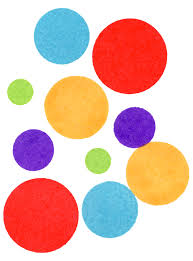
#> input picture Assignment-2/input.png, 193 x 261 px
$ jupyter execute 3.ipynb
#> lines starting #> are read from the running program, lines starting #| are printed output that depends on the picture; after the words box and inside, x2 and y2 are one past the last pixel; in counts of white or black regions, pixels touching at a corner belong together
[cell 1]
import cv2
import numpy as np
from matplotlib import pyplot as plt
from copy import deepcopy

from pylab import rcParams
rcParams['figure.figsize'] = 30, 15

[cell 2]
def canny_edge_detection(input):

    input = input.astype('uint8')

    # Using OTSU thresholding - bimodal image
    otsu_threshold_val, ret_matrix = cv2.threshold(input,0,255,cv2.THRESH_BINARY+cv2.THRESH_OTSU)

    lower_threshold = otsu_threshold_val * 0.4
    upper_threshold = otsu_threshold_val * 1.3
#     print(lower_threshold,upper_threshold)
    edges = cv2.Canny(input, lower_threshold, upper_threshold)
    return edges

[cell 3]
def HoughCircles(input_img,radius):

    rows = input_img.shape[0]
    cols = input_img.shape[1]
    circles = []

    # initializing the angles to be computed
    sinang = dict()
    cosang = dict()

    # initializing the angles
    for angle in range(0,360):
        sinang[angle] = np.sin(angle * np.pi/180)
        cosang[angle] = np.cos(angle * np.pi/180)

    # Initial threshold value
    threshold = 150

    #Initializing an empty 2D array with zeroes
    acc_cells = np.full((rows,cols),fill_value=0,dtype=np.uint64)

    # Iterating through the original image
    for x in range(rows):
        for y in range(cols):
            if input_img[x][y] == 255: # edge
                # increment in the accumulator cells
                for angle in range(0,360):
                    b = y - round(radius * sinang[angle])
                    a = x - round(radius * cosang[angle])
                    if a >= 0 and a < rows and b >= 0 and b < cols:
                        acc_cells[int(a)][int(b)] += 1

    acc_cell_max = np.amax(acc_cells)
#     plt.imshow(acc_cells)
    bcc_cells = deepcopy(acc_cells)


    if(acc_cell_max > threshold):
        # Remove below threshold
        acc_cells[acc_cells < threshold] = 0

        for i in range(rows):
            for j in range(cols):
                if(i > 0 and j > 0 and i < rows-1 and j < cols-1 and acc_cells[i][j] >= threshold):
                    # averaging near neighbouring cells
                    avg_sum = np.float32((acc_cells[i][j]+acc_cells[i-1][j]+acc_cells[i+1][j]+acc_cells[i][j-1]+acc_cells[i][j+1]+acc_cells[i-1][j-1]+acc_cells[i-1][j+1]+acc_cells[i+1][j-1]+acc_cells[i+1][j+1])/9)
                    if(avg_sum >= 33):
                        circles.append((i,j,radius))
                        acc_cells[i:i+5,j:j+7] = 0

    return circles,bcc_cells

[cell 4]
img_path = 'input.png'
orig_img = cv2.imread(img_path)
#> orig_img is the input picture: shape (261, 193, 3); mean B, G, R 182.3, 190.2, 228.1

# Reading the input image and converting to gray scale
input_org = cv2.imread(img_path,cv2.IMREAD_GRAYSCALE)
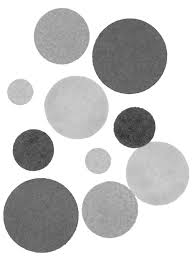
#> input_org: shape (261, 193); min 43, max 255, mean 201
input_img = deepcopy(input_org)

# Denoise
smoothed_img = cv2.fastNlMeansDenoising(input_org, None, 9, 13)

# Detect Edges using Canny Edge Detector
edged_image = canny_edge_detection(smoothed_img)
#> in canny_edge_detection, `otsu_threshold_val, ret_matrix = cv2.threshold(input,0,255,cv2.THRESH_..`:
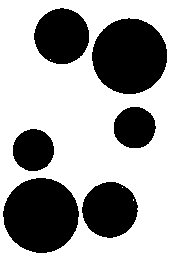
#> ret_matrix: shape (261, 193); 67.5% white; 6 black regions, box (x1, y1, x2, y2) and area: (92, 18, 167, 94) 4445, (3, 178, 79, 253) 4425, (82, 182, 138, 238) 2403, (34, 8, 89, 64) 2392, (114, 107, 156, 148) 1363, (13, 129, 54, 171) 1360
#> in canny_edge_detection, `otsu_threshold_val, ret_matrix = cv2.threshold(input,0,255,cv2.THRESH_..`: otsu_threshold_val = 179
#> in canny_edge_detection, `lower_threshold = otsu_threshold_val * 0.4`: lower_threshold = 71.6
#> in canny_edge_detection, `upper_threshold = otsu_threshold_val * 1.3`: upper_threshold = 232.7
#> in canny_edge_detection, `edges = cv2.Canny(input, lower_threshold, upper_threshold)`: edges: shape (261, 193); 3.7% white in thin lines or dots

[cell 5]
circles, activation = HoughCircles(edged_image,13)
#> after the loop in HoughCircles, `for i in range(rows):`: acc_cells: shape (261, 193) uint64; every value is 0
#> circles = [(91, 19, 13), (160, 97, 13)]

# Print the output
for vertex in circles:
    cv2.circle(orig_img,(vertex[1],vertex[0]),vertex[2],(0,0,0),1)
    cv2.rectangle(orig_img,(vertex[1]-2,vertex[0]-2),(vertex[1]-2,vertex[0]-2),(0,0,255),3)
#> this loop made 2 passes

fig, (ax1, ax2) = plt.subplots(1,2)
fig.suptitle('Hough Circle, r = 13px', fontsize=40)
ax1.set_title('Detected Image', fontsize=30)
im1 = ax1.imshow(orig_img)
ax2.set_title('Activation Map', fontsize=30)
im2 = ax2.imshow(activation)
plt.show()
#> figure, not shown here; B, G, R data is drawn as R, G, B

[cell 6]
circles, activation = HoughCircles(edged_image,20)
#> after the loop in HoughCircles (call 2), `for i in range(rows):`: acc_cells: shape (261, 193) uint64; values 0 (black) and 154 (white), 0% white in thin lines or dots, all inside (x1, y1, x2, y2) = (32, 150, 33, 151)
#> circles = [(127, 133, 20), (149, 33, 20)]

# Print the output
for vertex in circles:
    cv2.circle(orig_img,(vertex[1],vertex[0]),vertex[2],(0,0,0),1)
    cv2.rectangle(orig_img,(vertex[1]-2,vertex[0]-2),(vertex[1]-2,vertex[0]-2),(0,0,255),3)
#> this loop made 2 passes
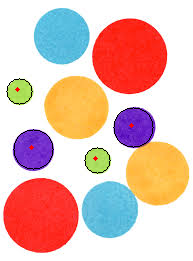
#> orig_img: shape (261, 193, 3); mean B, G, R 180.9, 189.2, 227.2

fig, (ax1, ax2) = plt.subplots(1,2)
fig.suptitle('Hough Circle, r = 20px', fontsize=40)
ax1.set_title('Detected Image', fontsize=30)
im1 = ax1.imshow(orig_img)
ax2.set_title('Activation Map', fontsize=30)
im2 = ax2.imshow(activation)
plt.show()
#> figure, not shown here; B, G, R data is drawn as R, G, B

[cell 7]
circles, activation = HoughCircles(edged_image,28)
#> call 3 of HoughCircles, with radius = 28
#> after the loop in HoughCircles (call 3), `for x in range(rows):`:
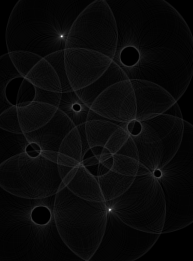
#> acc_cells: shape (261, 193) uint64; min 0, max 302, mean 12.1; drawn with min black and max white
#> circles = [(35, 61, 28), (209, 109, 28)]

# Print the output
for vertex in circles:
    cv2.circle(orig_img,(vertex[1],vertex[0]),vertex[2],(0,0,0),1)
    cv2.rectangle(orig_img,(vertex[1]-2,vertex[0]-2),(vertex[1]-2,vertex[0]-2),(0,0,255),3)
#> this loop made 2 passes
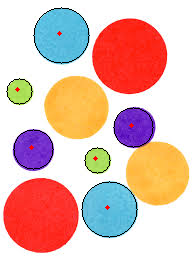
#> orig_img: shape (261, 193, 3); 0.67% of pixels changed, all inside (x1, y1, x2, y2) = (33, 7, 138, 238)

fig, (ax1, ax2) = plt.subplots(1,2)
fig.suptitle('Hough Circle, r = 28px', fontsize=40)
ax1.set_title('Detected Image', fontsize=30)
im1 = ax1.imshow(orig_img)
ax2.set_title('Activation Map', fontsize=30)
im2 = ax2.imshow(activation)
plt.show()
#> figure, not shown here; B, G, R data is drawn as R, G, B

[cell 8]
circles, activation = HoughCircles(edged_image,32)
#> call 4 of HoughCircles, with radius = 32
#> after the loop in HoughCircles (call 4), `for x in range(rows):`:
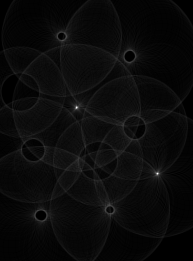
#> acc_cells: shape (261, 193) uint64; min 0, max 272, mean 11.8; drawn with min black and max white
#> circles = [(106, 76, 32), (173, 156, 32)]

# Print the output
for vertex in circles:
    cv2.circle(orig_img,(vertex[1],vertex[0]),vertex[2],(0,0,0),1)
    cv2.rectangle(orig_img,(vertex[1]-2,vertex[0]-2),(vertex[1]-2,vertex[0]-2),(0,0,255),3)
#> this loop made 2 passes
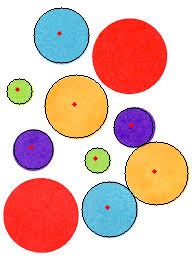
#> orig_img: shape (261, 193, 3); 0.75% of pixels changed, all inside (x1, y1, x2, y2) = (44, 74, 189, 206)

fig, (ax1, ax2) = plt.subplots(1,2)
fig.suptitle('Hough Circle, r = 32px', fontsize=40)
ax1.set_title('Detected Image', fontsize=30)
im1 = ax1.imshow(orig_img)
ax2.set_title('Activation Map', fontsize=30)
im2 = ax2.imshow(activation)
plt.show()
#> figure, not shown here; B, G, R data is drawn as R, G, B

[cell 9]
circles, activation = HoughCircles(edged_image,38)
#> after the loop in HoughCircles (call 5), `for x in range(rows):`:
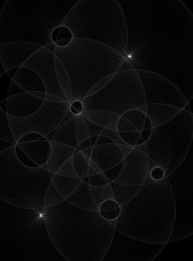
#> acc_cells: shape (261, 193) uint64; min 0, max 239, mean 11.4
#> circles = [(55, 129, 38), (214, 40, 38)]

# Print the output
for vertex in circles:
    cv2.circle(orig_img,(vertex[1],vertex[0]),vertex[2],(0,0,0),1)
    cv2.rectangle(orig_img,(vertex[1]-2,vertex[0]-2),(vertex[1]-2,vertex[0]-2),(0,0,255),3)
#> this loop made 2 passes
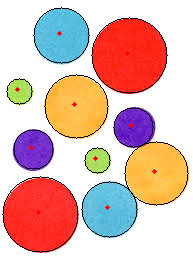
#> orig_img: shape (261, 193, 3); 0.89% of pixels changed, all inside (x1, y1, x2, y2) = (2, 17, 168, 253)

fig, (ax1, ax2) = plt.subplots(1,2)
fig.suptitle('Hough Circle, r = 38px', fontsize=40)
ax1.set_title('Detected Image', fontsize=30)
im1 = ax1.imshow(orig_img)
ax2.set_title('Activation Map', fontsize=30)
im2 = ax2.imshow(activation)
plt.show()
#> figure, not shown here; B, G, R data is drawn as R, G, B

[cell 10]
circles, activation = HoughCircles(edged_image,50)
#> after the loop in HoughCircles (call 6), `for x in range(rows):`:
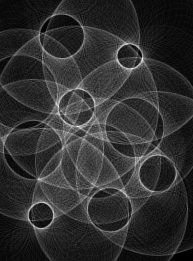
#> acc_cells: shape (261, 193) uint64; min 0, max 56, mean 10.7; drawn with min black and max white
#> circles = []

# Print the output
for vertex in circles:
    cv2.circle(orig_img,(vertex[1],vertex[0]),vertex[2],(0,0,0),1)
    cv2.rectangle(orig_img,(vertex[1]-2,vertex[0]-2),(vertex[1]-2,vertex[0]-2),(0,0,255),3)
#> this loop made 0 passes

fig, (ax1, ax2) = plt.subplots(1,2)
fig.suptitle('Hough Circle, r = 13px', fontsize=40)
ax1.set_title('Detected Image', fontsize=30)
im1 = ax1.imshow(orig_img)
ax2.set_title('Activation Map', fontsize=30)
im2 = ax2.imshow(activation)
plt.show()
#> figure, not shown here; B, G, R data is drawn as R, G, B
